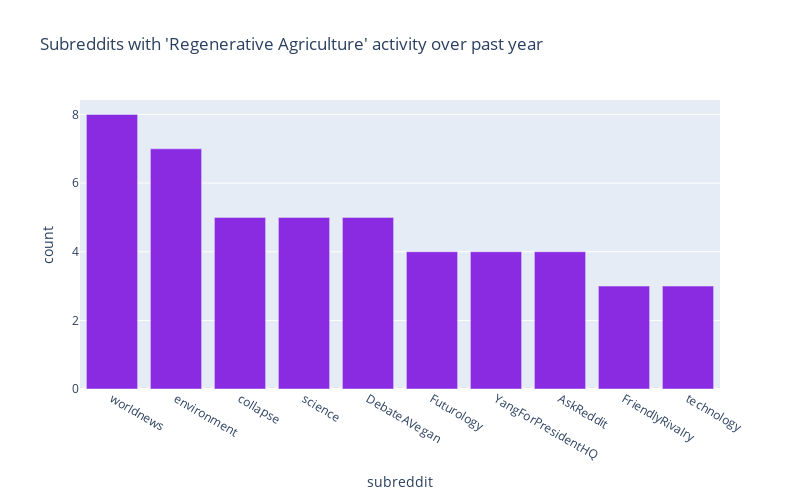

Notebook code for this chart:
### Code cell
# make plot with plotly
px.bar(grouped_df,              # df
       x="subreddit",           # x axis info from df
       y="count",               # y axis 'count' column from df
       title=f"Subreddits with 'Regenerative Agriculture' activity over past year",
       labels={"doc_count": "# comments","key": "Subreddits"}, # axis names
       color_discrete_sequence=["blueviolet"], # colors used
       height=500,
       width=800)

### Figure 1 — Plotly figure (JSON) as saved in the notebook; plotly's stock layout.template omitted (floating-point values rounded to 4 significant figures)
{"data": [{"alignmentgroup": "True", "hovertemplate": "subreddit=%{x}<br>count=%{y}<extra></extra>", "legendgroup": "", "marker": {"color": "blueviolet"}, "name": "", "offsetgroup": "", "orientation": "v", "showlegend": false, "textposition": "auto", "type": "bar", "x": ["worldnews", "environment", "collapse", "science", "DebateAVegan", "Futurology", "YangForPresidentHQ", "AskReddit", "FriendlyRivalry", "technology"], "xaxis": "x", "y": [8, 7, 5, 5, 5, 4, 4, 4, 3, 3], "yaxis": "y"}], "layout": {"barmode": "relative", "height": 500, "legend": {"tracegroupgap": 0}, "title": {"text": "Subreddits with 'Regenerative Agriculture' activity over past year"}, "width": 800, "xaxis": {"anchor": "y", "domain": [0, 1], "title": {"text": "subreddit"}}, "yaxis": {"anchor": "x", "domain": [0, 1], "title": {"text": "count"}}}}
